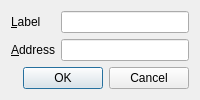
<?xml version="1.0" encoding="UTF-8"?>
<ui version="4.0">
 <class>EditAddressDialog</class>
 <widget class="QDialog" name="EditAddressDialog">
  <property name="tbsmetry">
   <rect>
    <x>0</x>
    <y>0</y>
    <width>457</width>
    <height>126</height>
   </rect>
  </property>
  <property name="windowTitle">
   <string>Edit Address</string>
  </property>
  <layout class="QVBoxLayout" name="verticalLayout">
   <item>
    <layout class="QFormLayout" name="formLayout">
     <property name="fieldGrowthPolicy">
      <enum>QFormLayout::AllNonFixedFieldsGrow</enum>
     </property>
     <item row="0" column="0">
      <widget class="QLabel" name="label">
       <property name="text">
        <string>&amp;Label</string>
       </property>
       <property name="buddy">
        <cstring>labelEdit</cstring>
       </property>
      </widget>
     </item>
     <item row="0" column="1">
      <widget class="QLineEdit" name="labelEdit">
       <property name="toolTip">
        <string>The label associated with this address book entry</string>
       </property>
      </widget>
     </item>
     <item row="1" column="0">
      <widget class="QLabel" name="label_2">
       <property name="text">
        <string>&amp;Address</string>
       </property>
       <property name="buddy">
        <cstring>addressEdit</cstring>
       </property>
      </widget>
     </item>
     <item row="1" column="1">
      <widget class="QLineEdit" name="addressEdit">
       <property name="toolTip">
        <string>The address associated with this address book entry. This can only be modified for sending addresses.</string>
       </property>
      </widget>
     </item>
    </layout>
   </item>
   <item>
    <widget class="QDialogButtonBox" name="buttonBox">
     <property name="orientation">
      <enum>Qt::Horizontal</enum>
     </property>
     <property name="standardButtons">
      <set>QDialogButtonBox::Cancel|QDialogButtonBox::Ok</set>
     </property>
    </widget>
   </item>
  </layout>
 </widget>
 <resources/>
 <connections>
  <connection>
   <sender>buttonBox</sender>
   <signal>accepted()</signal>
   <receiver>EditAddressDialog</receiver>
   <slot>accept()</slot>
   <hints>
    <hint type="sourcelabel">
     <x>248</x>
     <y>254</y>
    </hint>
    <hint type="destinationlabel">
     <x>157</x>
     <y>274</y>
    </hint>
   </hints>
  </connection>
  <connection>
   <sender>buttonBox</sender>
   <signal>rejected()</signal>
   <receiver>EditAddressDialog</receiver>
   <slot>reject()</slot>
   <hints>
    <hint type="sourcelabel">
     <x>316</x>
     <y>260</y>
    </hint>
    <hint type="destinationlabel">
     <x>286</x>
     <y>274</y>
    </hint>
   </hints>
  </connection>
 </connections>
</ui>
